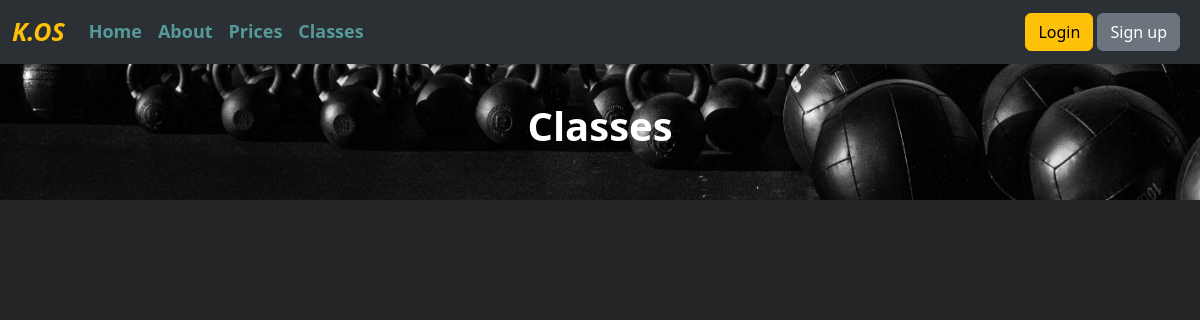
The app's page /classes/, older data.
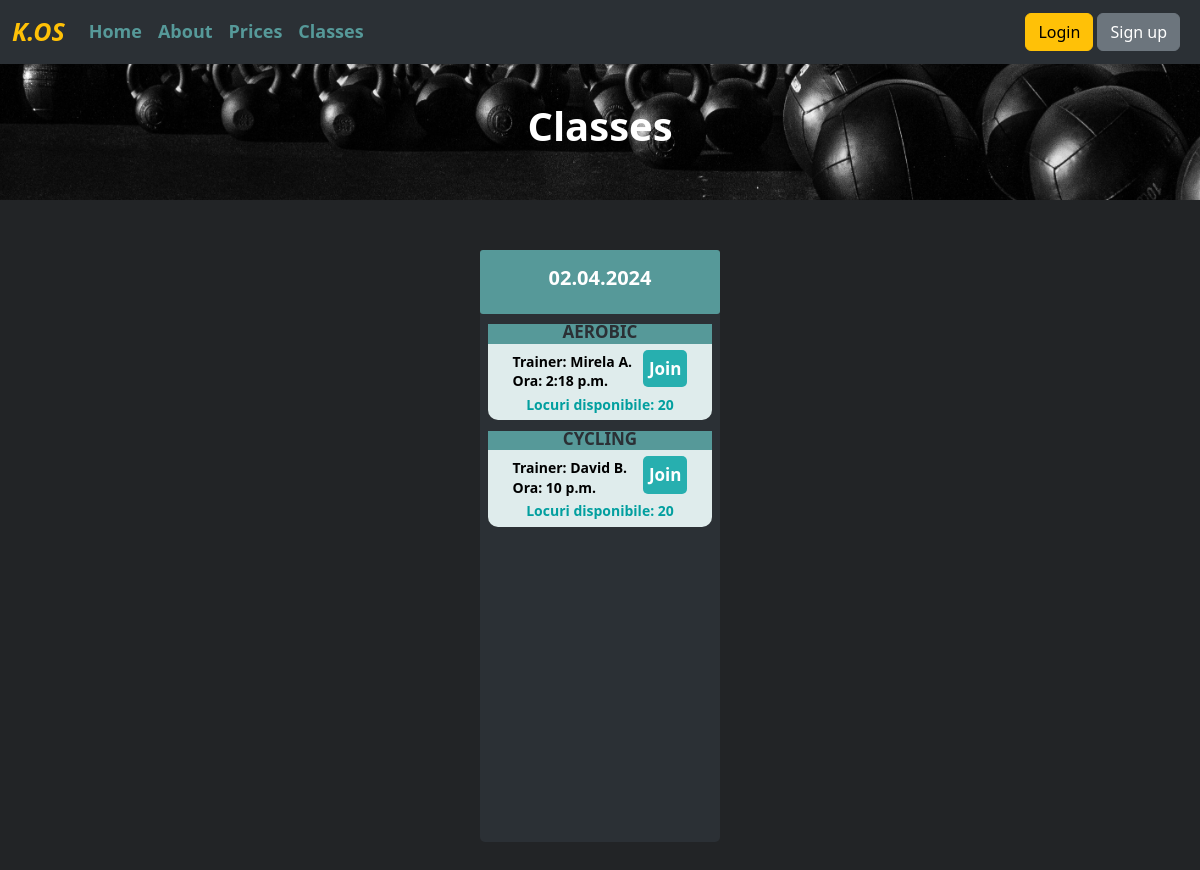
The same page, newer data.
### class_schedule/models.py (models this page shows, shortened)
class ClassGym(models.Model):
    class_option = {
        ('trx', 'Trx'),
        ('cycling', 'Cycling'),
        ('crossfit', 'Crossfit'),
        ('bodypump', 'Bodypump'),
        ('aerobic', 'Aerobic'),
        ('zumba', 'Zumba')
    }
    title = models.CharField(choices=class_option, max_length=8)
    trainer = models.ForeignKey(User, on_delete=models.CASCADE)
    time = models.TimeField()
    date = models.DateField()
    people_nr = models.IntegerField(null=True)
    created_at = models.DateTimeField(auto_now_add=True)
    updated_at = models.DateTimeField(auto_now=True)

### class_schedule/views.py (the view, shortened to what this page needs)
# urls.py: path("classes/", views.ClassListView.as_view(), name="classes"),
class ClassListView(ListView):
    template_name = 'class/classes.html'
    model = ClassGym
    context_object_name = "all_classes"
    def get_queryset(self):
        return UserSubscription.objects.filter(user_id=self.request.user.id).order_by('-end_date')[:2]
    def get_context_data(self, **kwargs):
        context = super().get_context_data(**kwargs)
        last_subscriptions = self.get_queryset()
        if len(last_subscriptions) == 2:
            if last_subscriptions[1].end_date >= datetime.date.today():
                current_subscription = last_subscriptions[1]
                next_subscription = last_subscriptions[0]
            else:
                current_subscription = last_subscriptions[0]
                next_subscription = None
        elif len(last_subscriptions) == 1:
            current_subscription = last_subscriptions[0]
            next_subscription = None
        else:
            current_subscription = None
            next_subscription = None
        context['current_subscription'] = current_subscription
        context['next_subscription'] = next_subscription
        dates = ClassGym.objects.values_list('date', flat=True).distinct().order_by('date')
        current_date = datetime.date.today()
        days = 0
        dates_classes = []
        for date in dates:
            if date >= current_date and days < 7:
                dates_classes.append(date)
                days += 1
        tuple_classes = []
        for el in dates_classes:
            time_classes = ClassGym.objects.filter(date=el).distinct().order_by('time')
            tuple_classes.append((el, time_classes))
        context['tuple_list'] = tuple_classes
        context['crt_date'] = current_date
        user_schedule = UserSchedule.objects.values_list('joined_classes_id',  flat=True).filter(user_id=self.request.user.id)
        context['user_schedule'] = user_schedule
        return context

### templates/class/classes.html (shortened to what this page needs)
{% extends 'basegym.html' %}
{% load static %}
{% block content %}
    <div class="title_container_schedule">
        <h4 class="title_schedule">Classes</h4>
    </div>
    <div class="container_dates">
        {% for day in tuple_list %}
            <div class="card_date">
                <div class="container_title_date">
                    <h5>{{ day.0| date:'d.m.Y' }}</h5>
                </div>
                <div class="container_classes">
                    {% for class in day.1 %}
                        <div class="container_class">
                            <div class="title_class">
                                <h5>{{ class.title.upper }}</h5>
                            </div>
                            <div class="content_class">
                                <div class="trainer_class">
                                    <h5>Trainer: {{ class.trainer.first_name }} {{ class.trainer.last_name.0 }}.</h5>
                                    <h5>Ora: {{ class.time }}</h5>
                                </div>
                                {% if class.id in user_schedule %}
                                    <div>
                                        <form action="{% url 'classes' %}" method="post">
                                            {% csrf_token %}
                                            <input type="hidden" name="action" value="cancel">
                                            <input type="hidden" name="class_id" value="{{ class.id }}">
                                            <button class="btn join_cancel_class" type="submit">Cancel</button>
                                        </form>
                                    </div>
                                {% else %}
                                    {% if class.trainer != user %}
                                        {% if user.is_authenticated %}
                                            {% if perms.prices.add_card %}
                                                {% if class.people_nr >= 1 %}
                                                    <form action="{% url 'classes' %}" method="post">
                                                        {% csrf_token %}
                                                        <input type="hidden" name="action" value="join">
                                                        <input type="hidden" name="class_id" value="{{ class.id }}">
                                                        <button class="btn join_cancel_class" type="submit">Join
                                                        </button>
                                                    </form>
                                                {% endif %}
                                            {% elif current_subscription.start_date <= class.date and class.date <= current_subscription.end_date or next_subscription.start_date <= class.date and class.date <= next_subscription.end_date %}
                                                {% if class.people_nr >= 1 %}
                                                    <form action="{% url 'classes' %}" method="post">
                                                        {% csrf_token %}
                                                        <input type="hidden" name="action" value="join">
                                                        <input type="hidden" name="class_id" value="{{ class.id }}">
                                                        <button class="btn join_cancel_class" type="submit">Join
                                                        </button>
                                                    </form>
                                                {% endif %}
                                            {% else %}
                                                {% if class.people_nr >= 1 %}
                                                    <a class="btn join_cancel_class"
                                                       href="{% url 'prices' %}">Join</a>
                                                {% endif %}
                                            {% endif %}
                                        {% else %}
                                            {% if class.people_nr >= 1 %}
                                                <a class="btn join_cancel_class" href="{% url 'login' %}">Join</a>
                                            {% endif %}
                                        {% endif %}
                                    {% endif %}
                                {% endif %}
                            </div>
                            <div class="spots_class">
                                <h5>Locuri disponibile: {{ class.people_nr }}</h5>
                            </div>
                        </div>
                    {% endfor %}
                </div>
            </div>
        {% endfor %}
    </div>
{% endblock %}

### templates/basegym.html (shortened to what this page needs)
{% load static %}
<!DOCTYPE html>
<html lang="en">
<head>
    <link href="https://cdn.jsdelivr.net/npm/bootstrap@5.3.2/dist/css/bootstrap.min.css" rel="stylesheet"
>
    <link rel="stylesheet" href="{% static 'css/custom-settings-gym.css' %}">
</head>
<body>
{% include 'navbargym.html' %}
{% block content %} {% endblock %}
</body>
</html>

### templates/navbargym.html (shortened to what this page needs)
<nav class="navbar navbar-expand-lg bg-body-tertiary fixed-top" data-bs-theme="dark">
    <div class="container-fluid">
        <a class="navbar-brand" href="{% url 'home_page' %}">K.OS</a>
        <div class="collapse navbar-collapse" id="navbarSupportedContent">
            <ul class="navbar-nav me-auto mb-2 mb-lg-0">
                <li class="nav-item ">
                    <a class="nav-link active " aria-current="page" href="{% url 'homepage_gym' %}">Home</a>
                </li>
                <li class="nav-item">
                    <a class="nav-link" href="{% url 'about_gym' %}">About</a>
                </li>
                <li class="nav-item">
                    <a class="nav-link" href="{% url 'prices' %}">Prices</a>
                </li>
                <li class="nav-item">
                    <a class="nav-link" href="{% url 'classes' %}">Classes</a>
                </li>
            </ul>
            {% if  user.is_authenticated %}
                <div class="dropdown" style="margin-right: 1vw">
                    <button class="btn btn-secondary dropdown-toggle" type="button" data-bs-toggle="dropdown"
                            aria-expanded="false">
                        {{ request.user.first_name }}
                    </button>
                    <ul class="dropdown-menu dropdown-menu-end">
                        <li><a class="dropdown-item" href={% url 'profile' %}>Profile</a></li>
                        {% if perms.class_schedule.trainer_schedule %}
                        <li><a class="dropdown-item" href={% url 'my-classes' %}>My classes</a></li>
                        {% endif %}
                        <li><a class="dropdown-item" href={% url 'password_change' %}>Change password</a></li>
                        <li>
                            <div>
                                <form id="logout-form" method="post" action="{% url 'logout' %}" style="display: none;">
                                    {% csrf_token %}
                                </form>
                                <a href="#" onclick="document.getElementById('logout-form').submit()"
                                   class="dropdown-item">Logout</a>
                            </div>
                        </li>
                    </ul>
                </div>
            {% else %}
                <div>
                    <a href="{% url 'login' %}" class="btn btn-warning">Login</a>
                    <a href="{% url 'create-user' %}" class="btn btn-secondary me-2">Sign up</a>
                </div>
            {% endif %}
        </div>
    </div>
</nav>

### static/css/custom-settings-gym.css (style rules this page uses)
:root { --main-color: #569999; --hover-color: #477d7d; --custom-font-size: 18px; --custom-font-weight: 650; }
a.navbar-brand { color: #ffc107; font-size: 25px; font-weight: bold; font-style: italic; }
.navbar-nav li a.nav-link.active { color: var(--main-color); font-size: var(--custom-font-size); font-weight: var(--custom-font-weight); }
.navbar-nav li a.nav-link { color: var(--main-color); font-size: var(--custom-font-size); font-weight: var(--custom-font-weight); }
body { background-color: #222426; background-size: cover; background-repeat: no-repeat; align-items: center; height: 100vh; }
.title_container_schedule { display: flex; background-image: url("../images/31.jpg"); background-size: cover; justify-content: center; align-items: center; width: 100%; height: 25vh; margin-bottom: 50px; background-position: center; }
.title_schedule { font-size: 40px; color: #ffffff; font-weight: bold; margin-top: 60px; }
.container_dates { display: flex; justify-content: center; align-items: center; flex-wrap: wrap; column-gap: 5px; }
.card_date { margin-bottom: 47px; width: 15rem; height: 37rem; background-color: #2b3035; border-radius: 5px; padding: 0; border: 0; }
.container_title_date { display: flex; justify-content: center; align-items: center; width: 15rem; height: 4rem; background-color: #569999; border-radius: 3px; }
.container_title_date h5 { font-size: 20px; font-weight: bold; color: white; }
.container_classes { width: 15rem; height: 32.35rem; border-radius: 5px; overflow: hidden; overflow-y: scroll; }
.container_class { background-color: #dfecec; color: #070606; width: 14rem; height: 6rem; margin-top: 0.65rem; margin-left: 0.5rem; border-radius: 10px; }
.title_class { width: 14rem; height: 1.2rem; display: flex; justify-content: center; align-items: center; padding-bottom: 0; background-color: #569999; }
.title_class h5 { margin-top: 5px; font-size: 17px; font-weight: 700; color: #2b3035; }
.content_class { margin-top: 5px; display: flex; justify-content: center; align-items: center; column-gap: 0.2vw; width: 100%; }
.trainer_class { margin-top: 5px; width: 8rem; height: 2.2rem; }
.trainer_class h5 { text-align: left; color: black; font-weight: bold; font-size: 14px; margin-bottom: 3px; padding: 0; }
.join_cancel_class { background-color: #27afaf; color: #ffffff; border-radius: 5px; text-decoration: none; font-weight: bold; font-size: 17px; padding: 5px; }
.spots_class { margin-top: 10px; width: 14rem; height: 1rem; display: flex; justify-content: center; align-items: center; padding-bottom: 0; }
.spots_class h5 { margin-top: 5px; font-weight: 750; font-size: 14px; color: #029f9f; }

Row changes from the older to the newer data that the page shows:
added ClassGym: title "AEROBIC", trainer.first_name "Mirela", trainer.last_name.0 "A", time "2:18 p.m.", shows "Join", people_nr "20"
added ClassGym: title "CYCLING", trainer.first_name "David", trainer.last_name.0 "B", time "10 p.m.", shows "Join", people_nr "20"
Text that changed along with them:
new list line: "02.04.2024"
